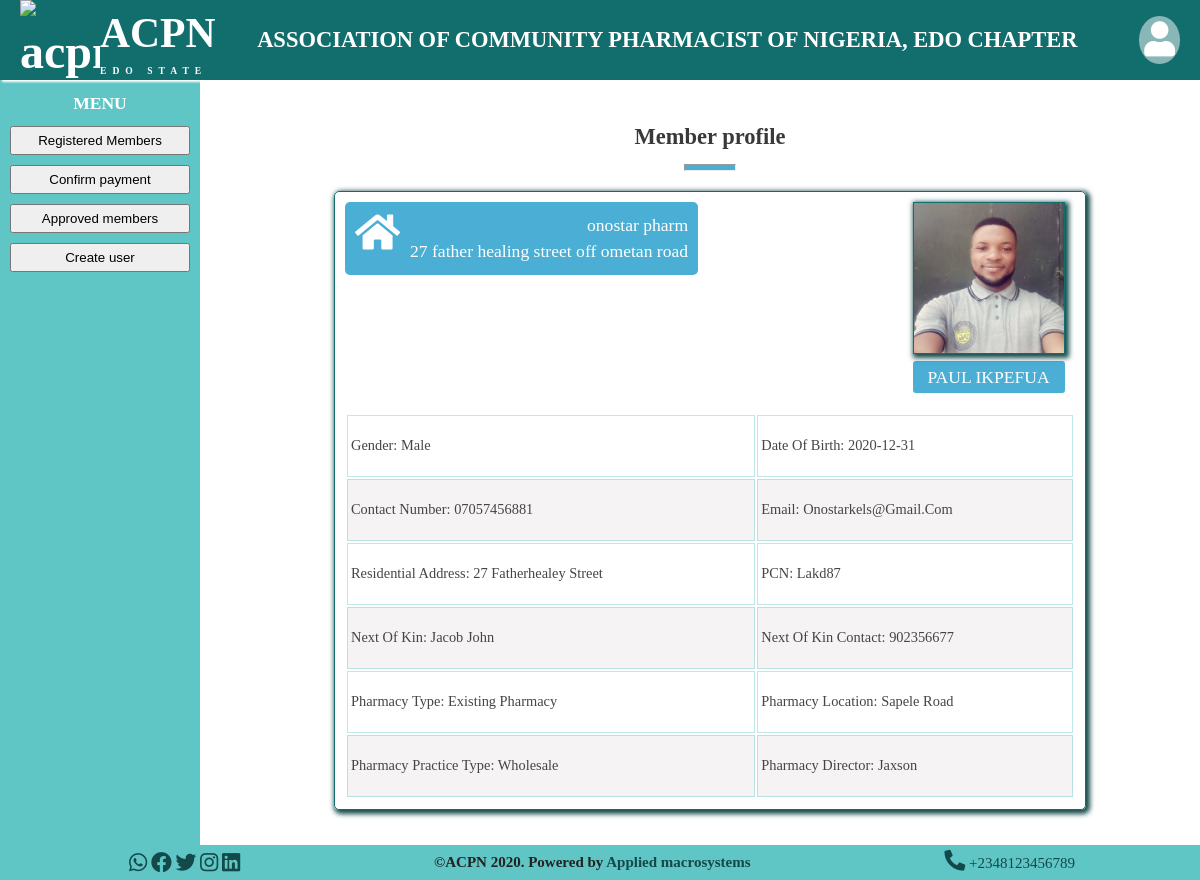
/member_profile.php?profile=Paul Ikpefua (signed in), run on the app's committed database.
### tables this page shows
CREATE TABLE `users` (
  `id` int(11) NOT NULL,
  `username` varchar(30) NOT NULL,
  `user_password` varchar(30) NOT NULL,
  `pharmacist` varchar(50) NOT NULL,
  `pharmacist_passport` varchar(200) NOT NULL,
  `pharmacist_email` varchar(50) NOT NULL,
  `pharmacist_address` varchar(100) NOT NULL,
  `pharmacy_name` varchar(50) NOT NULL,
  `pharmacy_address` varchar(100) NOT NULL,
  `contact_gender` varchar(50) NOT NULL,
  `contact_pcn_reg` varchar(50) NOT NULL,
  `contact_birth_date` date NOT NULL,
  `contact_next_of_kin` varchar(50) NOT NULL,
  `contact_next_of_kin_phone` int(15) NOT NULL,
  `contact_next_of_kin_address` varchar(100) NOT NULL,
  `pharmacy_exist` varchar(50) NOT NULL,
  `pharmacy_location` varchar(50) NOT NULL,
  `practice_type` varchar(50) NOT NULL,
  `pharmacy_director` varchar(50) NOT NULL,
  `registration_number` varchar(50) NOT NULL,
  `registration_date` date NOT NULL
);

### member_profile.php (the view, shortened to what this page needs)
<?php
include "server.php";
    if(isset($_SESSION['user'])){
?>
<!DOCTYPE html>
<html lang="en">
<head>
    <link rel="stylesheet" href="style.css">
    <link rel="stylesheet" href="all.css">
    <link rel="stylesheet" href="https://cdnjs.cloudflare.com/ajax/libs/font-awesome/5.13.0/css/all.css">
</head>
<body>
    <section class="top-header">
        <div class="social_media">
            <a target="_blank" href="#" title="connect with us on whatsapp"><i class="fab fa-whatsapp"></i></a>
            <a target="_blank" href="#" title="follow us on facebook"><i class="fab fa-facebook"></i></a>
            <a target="_blank" href="#" title="follow us on twitter"><i class="fab fa-twitter"></i></a>
            <a target="_blank" href="#" title="follow us on instagram"><i class="fab fa-instagram"></i></a>
            <a target="_blank" href="#" title="follow us on linkedin"><i class="fab fa-linkedin"></i></a>
        </div>
        <div class="foot">
            <p style="font-weight:bold;">&copy;ACPN 2020. Powered by <a href="https://appliedmacros.com">Applied macrosystems</a></p>
        </div>
        <div class="hotline">
            <p><i class="fas fa-phone-alt"></i> +2348123456789</p>
        </div>
    </section>
    <header>
        <h1>
            <a href="admin.php">
            <img src="acpn_logo.png" alt="acpn">
            <div class="title">ACPN<span>EDO STATE</span></div>
            </a>
        </h1>
        <h2>ASSOCIATION OF COMMUNITY PHARMACIST OF NIGERIA, EDO CHAPTER</h2>
        <div class="user">
            <a href="#" title="Admin">
                <i class="fas fa-user"></i>
            </a>
        </div>
    </header>
    <main>
        <div class="admin_dashboard">
            <aside>
                <h3>Menu</h3>
                <button class="btn" id="acceptMembersBtn">Registered Members</button>
                <button class="btn" id="approveMembers" >Confirm payment</button>
                <button class="btn" id="approvedBtn">Approved members</button>
                <button class="btn" id="createBtn">Create user</button>
            </aside>
            <section class="dash_board">
                <div id="member">
                    <h2>Member profile</h2>
                    <hr>
                    <div class="member_profile">
                        <?php
                            if(isset($_GET['profile'])){
                                $userProfile = $_GET['profile'];
                                $profile = "SELECT * FROM users WHERE pharmacist = '$userProfile'";
                                $sql_profile = mysqli_query($connectdb, $profile) or die(mysqli_error($connectdb));
                                while($rowss = mysqli_fetch_array($sql_profile)):
                        ?>
                        <div class="profile">
                            <div class="head">
                                <div class="pharmInfo">
                                    <i class="fas fa-home"></i>
                                    <div class="more">
                                        <p><?php echo $rowss['pharmacy_name'];?></p>
                                        <p><?php echo $rowss['pharmacy_address'];?></p>
                                    </div>
                                </div>
                                <figure>
                                    <img src="<?php echo 'users/'.$rowss['pharmacist_passport'];?>" alt="<?php echo $rowss['pharmacist'];?>">
                                    <figcaption><?php echo $rowss['pharmacist'];?></figcaption>
                                </figure>
                            </div>
                            <table>
                                <tr>
                                    <td>Gender: <span><?php echo $rowss['contact_gender'];?></span></td>
                                    <td>Date of Birth: <span><?php echo $rowss['contact_birth_date'];?></span></td>
                                </tr>
                                <tr>
                                    <td>Contact number: <span><?php echo $rowss['username'];?></span></td>
                                    <td>Email: <span><?php echo $rowss['pharmacist_email'];?></span></td>
                                </tr>
                                <tr>
                                    <td>Residential Address: <span><?php echo $rowss['pharmacist_address'];?></span></td>
                                    <td>PCN: <span><?php echo $rowss['contact_pcn_reg'];?></td>
                                </tr>
                                <tr>
                                    <td>Next of Kin: <span><?php echo $rowss['contact_next_of_kin'];?></span></td>
                                    <td>Next of Kin Contact: <span><?php echo $rowss['contact_next_of_kin_phone'];?></td>
                                </tr>
                                <tr>
                                    <td>Pharmacy type: <span><?php echo $rowss['pharmacy_exist'];?></span></td>
                                    <td>Pharmacy Location: <span><?php echo $rowss['pharmacy_location'];?></td>
                                </tr>
                                <tr>
                                    <td>Pharmacy practice type: <span><?php echo $rowss['practice_type'];?></span></td>
                                    <td>Pharmacy Director: <span><?php echo $rowss['pharmacy_director'];?></td>
                                </tr>
                            </table>
                        </div>
                        <?php endwhile;?>
                        <?php }?>
                    </div>
                </div>
            </section>
        </div>
    </main>
</body>
</html>
    <?php }else{
        header("Location: index.php");
    }

### style.css (style rules this page uses)
*, *::before, *::after { padding:0; margin:0; }
body { font:15px/1.5 tahoma; color:#222; }
a { color:rgb(20, 73, 73); text-decoration:none; }
.top-header { background:rgb(95, 197, 197); padding:2px; display:flex; justify-content: space-between; align-items:center; flex-wrap:wrap; }
.top-header .social_media { margin-left:30px; color:#fff; }
.top-header .social_media a { font-size:1.3rem; }
.top-header .hotline { color:rgb(20, 73, 73); margin-right:30px; }
.top-header .hotline i { font-size:1.3rem; }
header { position:sticky; top:0; left:0; display:flex; justify-content: space-between; align-items: center; background: rgb(18, 109, 109); box-shadow:2px 2px 2px #fff; z-index:1; }
header h1 { margin-left:20px; font-size:3rem; }
header h1 a { color:#fff; width:30%; display:flex; align-items:Center; }
header h1 a img { width:80px; height:80px; }
h1 .title { margin:0; padding:0; font-size:2.6rem; }
h1 span { font-size:.6rem; display:block; letter-spacing:6px; }
header h2 { margin-right:20px; color:#fff; }
.login_form, .user { margin-right:20px; }
.user { background:rgba(255, 255, 255, .5); padding:5px; border-radius: 50%; cursor:pointer; position:relative; transition:.3s all; }
.user i { color:#fff; font-size:2.2rem; }
main { width:100%; height:800px; }
.admin_dashboard { display:flex; position:relative; }
aside { position:fixed; width:15vw; padding:10px; background:rgb(95, 197, 197); color:#fff; height:100vh; }
aside h3 { text-transform: uppercase; text-align:center; }
aside button { display:block; margin:10px 0; padding:5px; cursor:pointer; width:100%; }
.dash_board { margin-left:50px; width:80vw; }

### all.css (style rules this page uses)
.fa, .fas, .far, .fal, .fad, .fab { -moz-osx-font-smoothing: grayscale; -webkit-font-smoothing: antialiased; display: inline-block; font-style: normal; font-variant: normal; text-rendering: auto; line-height: 1; }
.fa-facebook:before { content: "\f09a"; }
.fa-home:before { content: "\f015"; }
.fa-instagram:before { content: "\f16d"; }
.fa-linkedin:before { content: "\f08c"; }
.fa-phone-alt:before { content: "\f879"; }
.fa-twitter:before { content: "\f099"; }
.fa-user:before { content: "\f007"; }
.fa-whatsapp:before { content: "\f232"; }
.fab { font-family: 'Font Awesome 5 Brands'; font-weight: 400; }
.fa, .fas { font-family: 'Font Awesome 5 Free'; font-weight: 900; }

### member_profile.php (style rules this page uses)
.top-header { position:fixed; bottom:0; left:0vw; width:100%; width background:rgb(95, 197, 197); padding:2px; display:flex; justify-content: space-around; align-items:center; flex-wrap:wrap; z-index:1; }
aside { position:fixed; }
.top-header .social_media { margin-left:30px; color:#fff; }
.top-header .social_media a { font-size:1.3rem; }
.top-header .hotline { color:rgb(20, 73, 73); margin-right:30px; }
.top-header .hotline i { font-size:1.3rem; }
.dash_board { position:absolute; left:15vw; }
#member { width:95%; margin:40px auto 0 auto; }
#member h2 { color:rgb(58, 57, 57); text-align:center; }
#member hr { width:50px; height:5px; background-color:rgb(75, 174, 212); margin:10px auto; }
#member table { width:100%; margin: 0 auto; }
#member table #member tr, #member th, #member td { height:50px; border:1px solid rgba(95, 197, 197, .4); padding:5px 3px; text-align:left; font-size:.9rem; color:rgb(70, 68, 68); }
#member td { text-transform: capitalize; }
#member tr:nth-child(even) { background:rgba(235, 231, 231, .5); }
.member_profile { width:80%; margin:20px auto; padding:10px; box-shadow:2px 2px 5px 2px rgb(20, 73, 73); border:1px solid rgb(18, 109, 109); border-radius:5px; animation: .5s zoomin 1; animation-fill-mode: forwards; }
.profile .head { display:flex; justify-content:space-between; align-items:flex-start; flex-wrap:wrap; margin-bottom:10px; }
.profile .pharmInfo { display:flex; justify-content:space-between; background:rgb(75, 174, 212); padding:10px; border-radius:5px; flex-wrap:wrap; }
.pharmInfo i { color:#fff; font-size:2.5rem; margin-right:10px; }
.pharmInfo p { color:#fff; font-size:1.1rem; text-align:right; }
.profile figure { margin:0 10px 10px 0; }
.profile figure img { border:1px solid rgb(18, 109, 109); box-shadow:2px 2px 5px 2px rgb(20, 73, 73); height:150px; width:150px; }
.profile figure figcaption { text-transform:uppercase; background:rgb(75, 174, 212); color:#fff; padding:3px; border-radius:3px; font-size:1.1rem; text-align:center; }
.profile table tr td { text-transform:uppercase; }
.profile table tr td span { text-transform:capitalize; }

### data on the page
users: pharmacy_name "onostar pharm", pharmacy_address "27 father healing street off ometan road", pharmacist_passport (picture), pharmacist "PAUL IKPEFUA", contact_gender "Male", contact_birth_date "2020-12-31", username "07057456881", pharmacist_email "Onostarkels@gmail.com", pharmacist_address "27 Fatherhealey Street", contact_pcn_reg "Lakd87", contact_next_of_kin "Jacob John", contact_next_of_kin_phone "902356677", pharmacy_exist "Existing Pharmacy", pharmacy_location "Sapele Road", practice_type "Wholesale", pharmacy_director "Jaxson"
